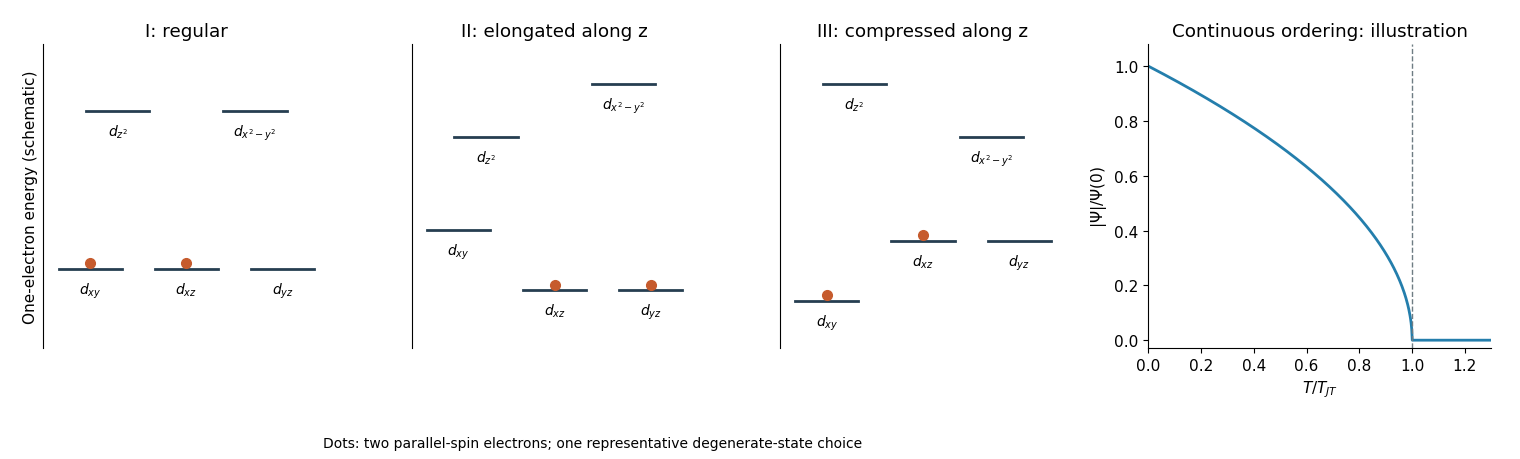

Write Python code to recreate this figure.
"""Original orbital/order sketches; Python 3.14, NumPy, Matplotlib. Output: CWD/basename.png."""
from pathlib import Path
import matplotlib
matplotlib.use('Agg')
import matplotlib.pyplot as plt
import numpy as np

plt.rcParams.update({'font.family':'DejaVu Sans','font.size':11})
fig,axes=plt.subplots(1,4,figsize=(15.2,4.6),dpi=100,facecolor='white',gridspec_kw={'width_ratios':[1,1,1,1.2]})
labels=[r'$d_{xy}$',r'$d_{xz}$',r'$d_{yz}$',r'$d_{z^2}$',r'$d_{x^2-y^2}$']
xs=[.15,.5,.85,.25,.75]
energies=[[-.35,-.35,-.35,1.15,1.15],[.02,-.55,-.55,.9,1.4],[-.65,-.08,-.08,1.4,.9]]
occupied=[[0,1],[1,2],[0,1]]
for ax,title,ys,occ in zip(axes[:3],['I: regular','II: elongated along z','III: compressed along z'],energies,occupied):
    for j,(x,y,label) in enumerate(zip(xs,ys,labels)):
        ax.plot([x-.115,x+.115],[y,y],color='#263e51',lw=2)
        ax.text(x,y-.11,label,ha='center',va='top',fontsize=10)
        if j in occ:ax.plot(x,y+.055,'o',ms=7,color='#c65b2d')
    ax.set(xlim=(-.02,1.02),ylim=(-1.1,1.78),title=title)
    ax.set_xticks([]);ax.set_yticks([])
    ax.spines[['top','right','bottom']].set_visible(False)
axes[0].set_ylabel('One-electron energy (schematic)')
ax=axes[3];T=np.linspace(0,1.3,600);order=np.sqrt(np.maximum(1-T,0))
ax.plot(T,order,lw=2,color='#247eac');ax.axvline(1,ls='--',color='#6e7c83',lw=1)
ax.set(xlabel='$T/T_{JT}$',ylabel=r'$|\Psi|/\Psi(0)$',title='Continuous ordering: illustration',xlim=(0,1.3),ylim=(-.03,1.08))
ax.spines[['top','right']].set_visible(False)
fig.text(.39,.025,'Dots: two parallel-spin electrons; one representative degenerate-state choice',ha='center',fontsize=10)
fig.tight_layout(rect=(0,.08,1,1),pad=1.5)
fig.savefig(Path.cwd()/Path(__file__).with_suffix('.png').name,facecolor='white',transparent=False,metadata={'Software':'Matplotlib'})
plt.close(fig)
